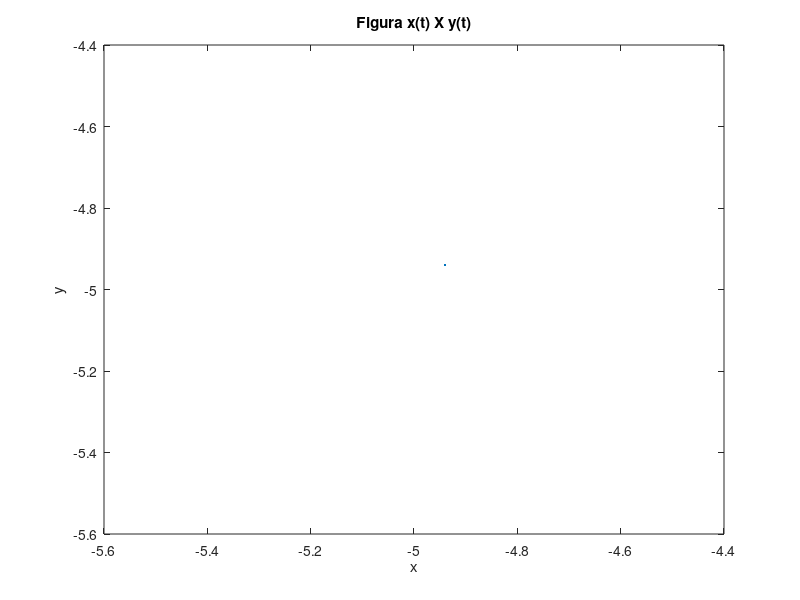
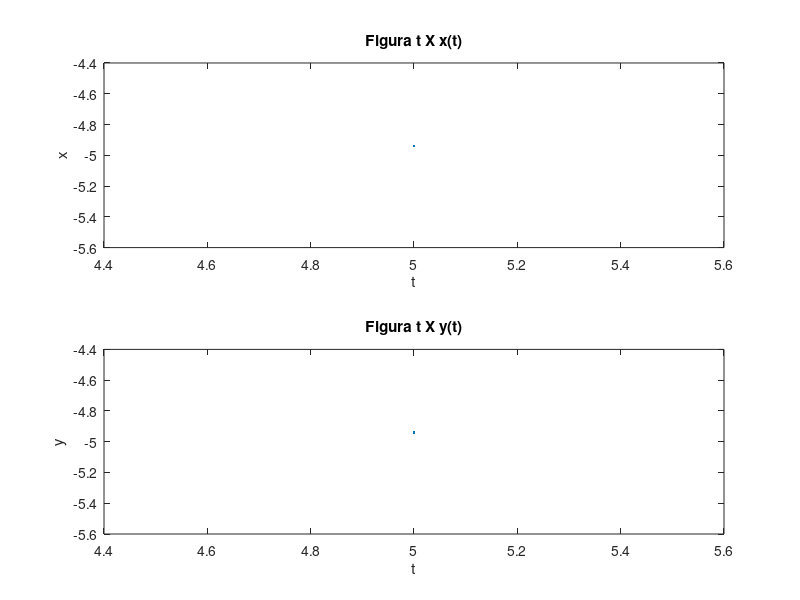

The MATLAB source for these figures, in order:
clear; clc;
fprintf("\n");
% Aluno: Cauã Magalhães Pereira
% Turma: 205
% Lista Avaliada 1 Questão 1

A = input("\nInsira o valor de A");
B= input("Insira o valor de B");
a= input("Insira o valor de a");
b = input("\nInsira o valor de b");
delta = input("\nInsira o valor de delta");
gamma = input("\nInsira o valor de gamma");
aux1 = input("\nInsira o valor de t0");
aux2 = input("\nInsira o valor de 'Delta't");
aux3 = input("\nInsira o valor de tf");
t = aux1:aux2:aux3;

x = A*sin(a*t+delta);
y = B*sin(b*t+gamma);

figure("Name","Questão 1 Parte 1","Numbertitle", "off")
plot(x,y,"LineWidth",2)
title("Figura x(t) X y(t)")
xlabel("x");
ylabel("y");


figure("Name","Questão 1 Parte 2", "Numbertitle", "off")
subplot(2,1,1)
plot(t,x,"LineWidth",2)
title("Figura t X x(t)")
xlabel("t");
ylabel("x");

subplot(2,1,2)
plot(t,y,"LineWidth",2)
title("Figura t X y(t)")
xlabel("t");
ylabel("y");
